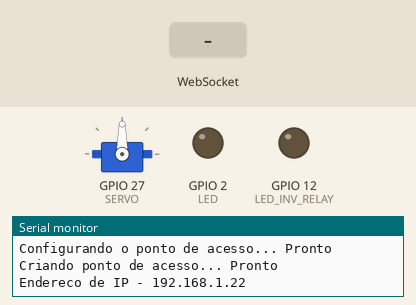
Simulated run of this sketch. Board: ESP32. On the bench: servo, output pins drawn as LEDs (lit = HIGH), the last lines printed to the serial monitor. The test bench sets the inputs (shaded band). WiFi joins after 1.5 s; servers stay silent unless stated.

Above: at 1.2 s.
1.3 s: WebSocket text "Ligar" received
At 2.2 s:
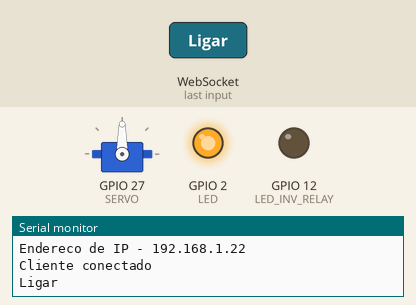
3.1 s: WebSocket text "5" received
At 4.3 s:
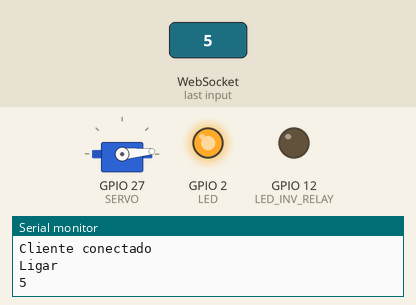
4.6 s: WebSocket text "Desligar" received
At 5.6 s:
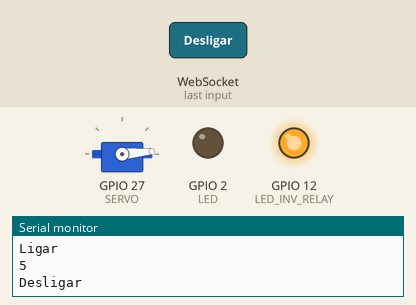
6.1 s: WebSocket text "200" received
At 6.8 s:
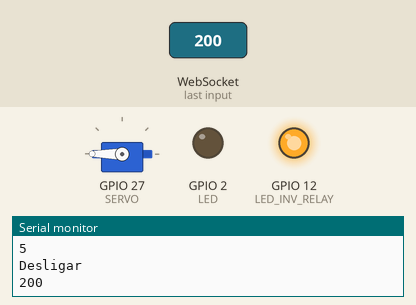
7.6 s: WebSocket text "Ligar" received
At 7.9 s:
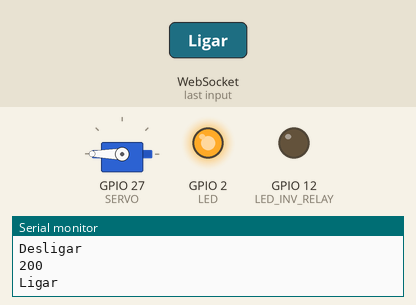
9.1 s: WebSocket text "90" received
At 10.2 s:
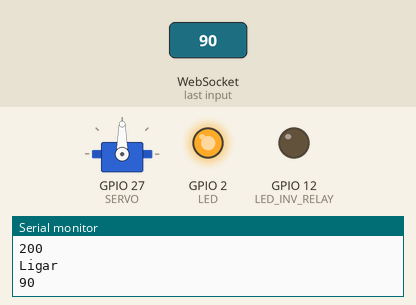
Timing chart, 0 to 11.6 s (numbered marks = the images above; inputs shaded):
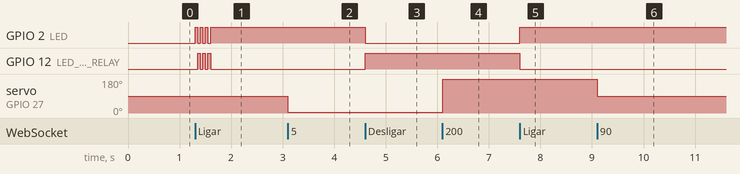

The sketch:

WebServer.ino
```cpp
#include <ESP32Servo.h>
#include <WiFi.h>
#include <WiFiClient.h>
#include <WebServer.h>
#include <WebSocketsServer.h>

#define LED  2
#define LED_INV_RELAY 12
#define SERVO       27
#define SSID_REDE  "Marinheiro555"
#define SENHA_REDE  "Segredo123"

//Configuracoes fisicas
Servo meuServo;
bool StatusLED = LOW;

//Variaveis globais
unsigned long agora = millis();
unsigned int anguloServo = 90;

//Configuracoes para o WiFi
IPAddress local_IP(192,168,1,22);
IPAddress gateway(192,168,1,5);
IPAddress subnet(255,255,255,0);

//Configuracoes para o server
WebServer server(80);
WebSocketsServer Socket = WebSocketsServer(81);

//Pagina Web
String site = "<!DOCTYPE html><html> <head> <title>Marinheiro 555</title> <style type='text/CSS'> #header{ background-color: #547B94; border-radius: 10px; padding: 5px; width: 100%; overflow: hidden; height: 20%; } .titulo{ font-family: Brush Script MT, Brush Script Std, cursive; text-align: center; font-size: 30px; /*color: #c9a959;*/ color: #e6c99f; } body{ background-color: #f4f2ef; background-size: 100% 100%; overflow: hidden; } .wrapper{ width: 80%; padding: 5%; } #powerbtn{ border-radius: 5px; text-shadow: 5px; border: 0px; padding-top: 10px; padding-bottom: 10px; font-size: 20px; width: 100%; height: 10em; } .OFF{ background-color: #547B94; color: #e6c99f; } .ON{ background-color: #e4850f; color: #2B2519; } .center{ display: flex; justify-content: center; align-items: center; height: 100%; /*border: 3px solid green;*/ } .slidecontainer { position: absolute; width: 100%; /* Width of the outside container */ } .slider { -webkit-appearance: none; appearance: none; width: 80%; height: 10em; background: #d3d3d3; outline: none; opacity: 0.7; -webkit-transition: .2s; transition: opacity .2s; } .slider:hover { opacity: 1; } .slider::-webkit-slider-thumb{ -webkit-appearance: none; appearance: none; width: 20em; height: 20em; border-radius: 50%; background: #2076ac; cursor: pointer; } .spacer{ padding-top: 10%; } .angle{ display: flex; justify-content: center; align-items: center; height: 100%; padding: 2%; font-size: 20px; } .angle { height: 10em; font-size: 20px; } </style> </head> <body> <header id='header'> <div class='titulo'> <h1>Marinheiro 555</h1> </div> </header> <div class='wrapper'> <div class='center'> <input type='button' value='Ligar' id='powerbtn' class='OFF'> </div> <div class = 'spacer'></div> <div class='angle'>Angulo: <span id='angulo'></span></div> <div class='slidecontainer'> <input type='range' min='0' max='180' value='90' class='slider' id='anguloServo'> </div> </div> <footer> </footer> <script> var Socket; var angulo = document.getElementById('anguloServo'); var resposta = document.getElementById('angulo'); resposta.innerText = angulo.value; var botao = document.getElementById('powerbtn'); botao.addEventListener('click', powerChanged); angulo.addEventListener('input', sendServo); function startWebSocket(){ Socket = new WebSocket('ws://'+window.location.hostname+':81/'); Socket.onmessage = function(event){ processarComando(event); } } function processarComando(event) { console.log(event.data); let dados = event.data.split(';'); switch (dados[0]){ case 'Ligado': botao.className = 'ON'; botao.value = 'Desligar'; break; case 'Desligado': botao.className = 'OFF'; botao.value = 'Ligar'; break; } let anguloESP32 = dados[1]; console.log(anguloESP32); angulo.value = anguloESP32; resposta.innerText = angulo.value; } function powerChanged(){ console.log(botao.value); handleSocketSend(botao.value); if(botao.value == 'Ligar'){ botao.className = 'ON'; botao.value = 'Desligar'; } else{ botao.className = 'OFF'; botao.value = 'Ligar'; } } function sendServo(){ resposta.innerText = angulo.value; console.log(angulo.value); handleSocketSend(angulo.value); } function handleSocketSend(valor){ Socket.send(valor); } window.onload = function(event){ startWebSocket(); } </script> </body></html>";

//Funcao para simbolizar o status do led
void changeStatus(){
  StatusLED = !StatusLED;
  digitalWrite(LED,StatusLED);
  RelayOutput();
}
void statusHigh(){
  StatusLED = HIGH;
  digitalWrite(LED,StatusLED);
  RelayOutput();
}

void statusLow(){
  StatusLED = LOW;
  digitalWrite(LED,StatusLED);
  RelayOutput();
}

void Blink(int vezes, int tempo){
  for(int i = 0; i < 2*vezes; i++){
    changeStatus();
    delay(tempo/(2*vezes));
  }
}

void RelayOutput(){
  //funcao para criar uma saida invertida do status de ligado e desligado - Previne o desligamento do circuito quando o esp ficar sem bateria
  digitalWrite(LED_INV_RELAY, !(StatusLED));
}

void webSocketEvent(byte num, WStype_t type, uint8_t * payload, size_t length){
  switch(type){
    case WStype_DISCONNECTED:
      Serial.println("Cliente desconectado");
      Blink(3,300);
      break;

    case WStype_CONNECTED:
      Serial.println("Cliente conectado");
      Blink(3,300);
      BroadcastStatus();
      break;

    case WStype_TEXT:
      String resposta = "";
      for (int i = 0; i < length; i++){
        resposta += (char)payload[i];
      }
      Serial.println(resposta);
      if (resposta == "Ligar"){
        statusHigh();
        BroadcastStatus();
      }
      else if (resposta == "Desligar"){
        statusLow();
        BroadcastStatus();
      }
      else{
        anguloServo = resposta.toInt();
        meuServo.write(anguloServo);
        agora = millis();
      }
      break;
  }
}
void BroadcastStatus(){
      String str = "";
      switch(StatusLED){
        case HIGH:
        str = "Ligado";
        break;
        case LOW:
        str = "Desligado";
        break;
      }
      //Colocar o angulo do servo para o broadcast
      str += ";"+ String(anguloServo);
      int str_len = str.length()+1;
      char char_arr[str_len];
      str.toCharArray(char_arr,str_len);
      Socket.broadcastTXT(char_arr);
}

void setup() {
  //Incicializando o servo motor
  meuServo.attach(SERVO);

  //Inicializando as saidas do ESP
  pinMode(LED,OUTPUT);
  pinMode(LED_INV_RELAY,OUTPUT);

    //Inicializando a porta Serial
  Serial.begin(115200);
  Serial.println("Inicializando...");

  //Inicializando o WiFi

  Serial.print("Configurando o ponto de acesso... ");
  Serial.println(WiFi.softAPConfig(local_IP,gateway,subnet) ? "Pronto": "Falhou");

  Serial.print("Criando ponto de acesso... ");
  Serial.println(WiFi.softAP(SSID_REDE,SENHA_REDE)? "Pronto": "Falhou");

  Serial.print("Endereco de IP - ");
  Serial.println(WiFi.softAPIP());

  //Para conectar a um roteador
  //WiFi.begin(SSID_REDE,SENHA_REDE);
  // Serial.print("Conectando...");
  //   while(WiFi.status() != WL_CONNECTED){
  //     Serial.print('.');
  //     delay(500);
  //     changeStatus();
  //   }
  //  Serial.println("");
  //  Serial.print("Conectado com o IP: ");
  //  Serial.println(WiFi.localIP());
  //  statusLow();


  server.on("/", []() {
    server.send(200,"text/html",site);
  });

  server.begin();
  Socket.begin();
  Socket.onEvent(webSocketEvent);
}

void loop() {
  server.handleClient();
  Socket.loop();
  if (millis() - agora > 500){
    BroadcastStatus();
    //Serial.println("Broadcasting");
    agora = millis();
  }
}
```

Measured:
- after the input at 1.3 s, GPIO 2 (LED): alternates HIGH for 0.05 s and LOW for 0.05 s, 7 changes in all, then stays HIGH, starting at once; GPIO 12 (LED_INV_RELAY): alternates HIGH for 0.05 s and LOW for 0.05 s, 6 changes in all, then stays LOW, starting after 0.05 s
- after the input at 3.1 s, servo on GPIO 27 (SERVO): 90° → 5° at once
- after the input at 4.6 s, GPIO 2 (LED): HIGH → LOW at once; GPIO 12 (LED_INV_RELAY): LOW → HIGH at once
- after the input at 6.1 s, servo on GPIO 27 (SERVO): 5° → 180° at once
- after the input at 7.6 s, GPIO 2 (LED): LOW → HIGH at once; GPIO 12 (LED_INV_RELAY): HIGH → LOW at once
- after the input at 9.1 s, servo on GPIO 27 (SERVO): 180° → 90° at once
